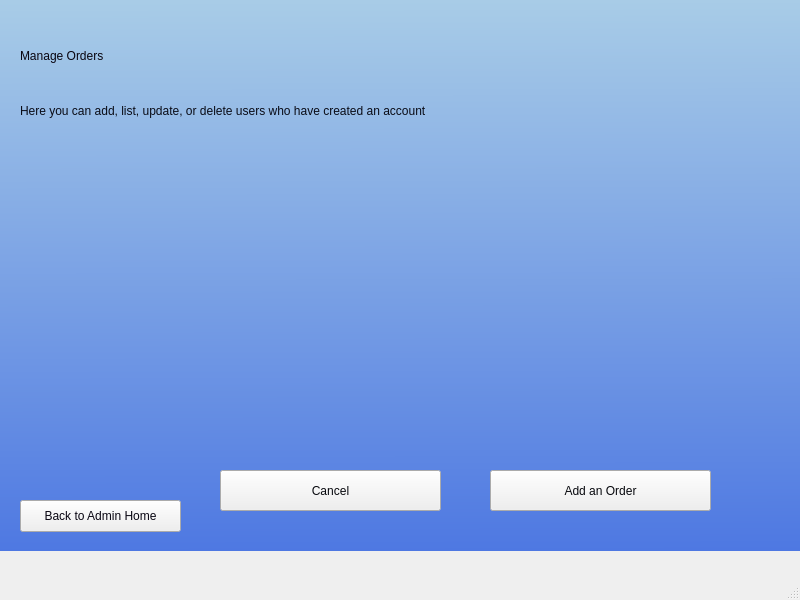
<?xml version="1.0" encoding="UTF-8"?>
<ui version="4.0">
 <class>MainWindow</class>
 <widget class="QMainWindow" name="MainWindow">
  <property name="geometry">
   <rect>
    <x>0</x>
    <y>0</y>
    <width>800</width>
    <height>600</height>
   </rect>
  </property>
  <property name="windowTitle">
   <string>MainWindow</string>
  </property>
  <widget class="QWidget" name="centralwidget">
   <widget class="QWidget" name="backgroundWid" native="true">
    <property name="geometry">
     <rect>
      <x>0</x>
      <y>0</y>
      <width>801</width>
      <height>551</height>
     </rect>
    </property>
    <property name="styleSheet">
     <string notr="true">QWidget#backgroundWid{
background-color:qlineargradient(spread:pad, x1:0.507389, y1:0, x2:0.512315, y2:1, stop:0 rgba(168, 204, 231, 255), stop:1 rgba(78, 120, 226, 255))}
</string>
    </property>
    <widget class="QLabel" name="label">
     <property name="geometry">
      <rect>
       <x>20</x>
       <y>20</y>
       <width>351</width>
       <height>71</height>
      </rect>
     </property>
     <property name="styleSheet">
      <string notr="true">font: 48pt &quot;Avenir Next&quot;;color: rgb(255, 255, 255);
color: rgb(10, 6, 17);</string>
     </property>
     <property name="text">
      <string>Manage Orders</string>
     </property>
    </widget>
    <widget class="QLabel" name="label_2">
     <property name="geometry">
      <rect>
       <x>20</x>
       <y>90</y>
       <width>711</width>
       <height>41</height>
      </rect>
     </property>
     <property name="styleSheet">
      <string notr="true">color:rgb(10, 12, 23);
font: 23pt &quot;Hoefler Text&quot;;</string>
     </property>
     <property name="text">
      <string>Here you can add, list, update, or delete users who have created an account</string>
     </property>
    </widget>
    <widget class="QPushButton" name="add_order_btn">
     <property name="geometry">
      <rect>
       <x>490</x>
       <y>470</y>
       <width>221</width>
       <height>41</height>
      </rect>
     </property>
     <property name="styleSheet">
      <string notr="true">color: rgb(8, 9, 14);
font: 24pt &quot;Georgia&quot;;</string>
     </property>
     <property name="text">
      <string>Add an Order</string>
     </property>
    </widget>
    <widget class="QPushButton" name="backButton">
     <property name="geometry">
      <rect>
       <x>20</x>
       <y>500</y>
       <width>161</width>
       <height>32</height>
      </rect>
     </property>
     <property name="styleSheet">
      <string notr="true">color:rgb(9, 6, 18)</string>
     </property>
     <property name="text">
      <string>Back to Admin Home</string>
     </property>
    </widget>
    <widget class="QLabel" name="text">
     <property name="geometry">
      <rect>
       <x>120</x>
       <y>230</y>
       <width>211</width>
       <height>16</height>
      </rect>
     </property>
     <property name="styleSheet">
      <string notr="true">color:rgb(14, 25, 14);
font: 900 13pt &quot;Arial Black&quot;;</string>
     </property>
     <property name="text">
      <string/>
     </property>
    </widget>
    <widget class="QPushButton" name="cancel_btn">
     <property name="geometry">
      <rect>
       <x>220</x>
       <y>470</y>
       <width>221</width>
       <height>41</height>
      </rect>
     </property>
     <property name="styleSheet">
      <string notr="true">color: rgb(8, 9, 14);
font: 24pt &quot;Georgia&quot;;</string>
     </property>
     <property name="text">
      <string>Cancel</string>
     </property>
    </widget>
    <widget class="QWidget" name="verticalLayoutWidget">
     <property name="geometry">
      <rect>
       <x>20</x>
       <y>140</y>
       <width>721</width>
       <height>271</height>
      </rect>
     </property>
     <layout class="QVBoxLayout" name="layout_orders">
      <item>
       <widget class="QLabel" name="order">
        <property name="text">
         <string/>
        </property>
        <property name="scaledContents">
         <bool>true</bool>
        </property>
       </widget>
      </item>
     </layout>
    </widget>
   </widget>
  </widget>
  <widget class="QMenuBar" name="menubar">
   <property name="geometry">
    <rect>
     <x>0</x>
     <y>0</y>
     <width>800</width>
     <height>22</height>
    </rect>
   </property>
  </widget>
  <widget class="QStatusBar" name="statusbar"/>
 </widget>
 <resources/>
 <connections/>
</ui>
